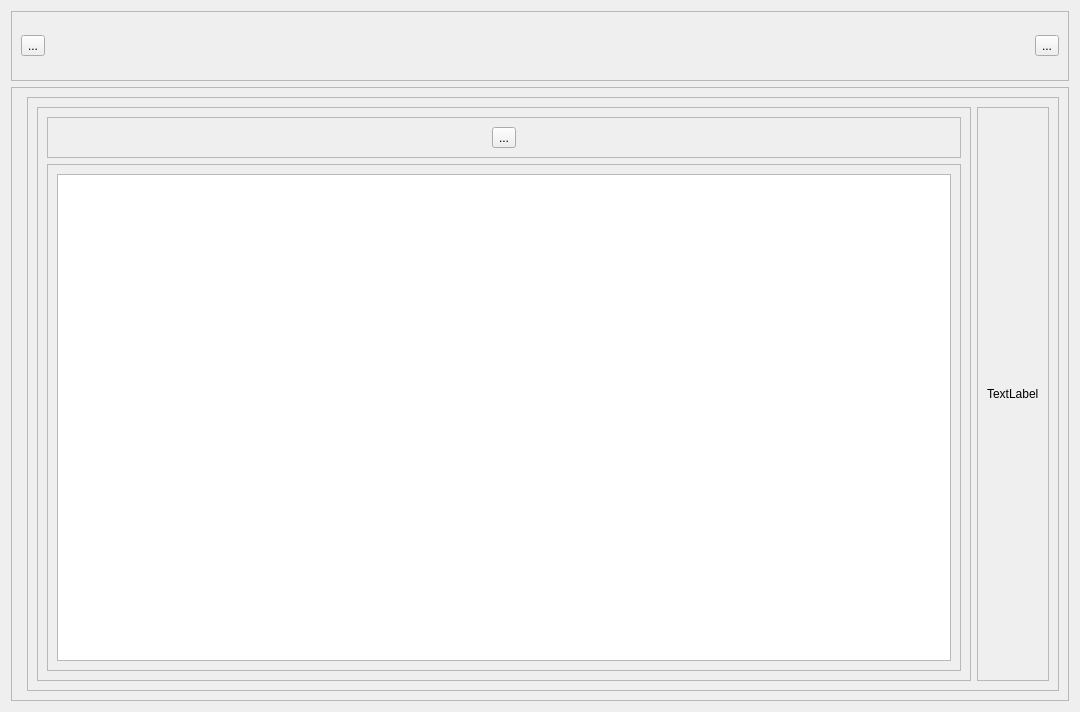
<?xml version="1.0" encoding="UTF-8"?>
<ui version="4.0">
 <class>MainWindow</class>
 <widget class="QWidget" name="MainWindow">
  <property name="geometry">
   <rect>
    <x>0</x>
    <y>0</y>
    <width>1080</width>
    <height>712</height>
   </rect>
  </property>
  <property name="windowTitle">
   <string>MainWindow</string>
  </property>
  <layout class="QVBoxLayout" name="verticalLayout">
   <item>
    <widget class="QFrame" name="frame">
     <property name="sizePolicy">
      <sizepolicy hsizetype="Preferred" vsizetype="Fixed">
       <horstretch>0</horstretch>
       <verstretch>0</verstretch>
      </sizepolicy>
     </property>
     <property name="minimumSize">
      <size>
       <width>0</width>
       <height>70</height>
      </size>
     </property>
     <property name="frameShape">
      <enum>QFrame::StyledPanel</enum>
     </property>
     <property name="frameShadow">
      <enum>QFrame::Raised</enum>
     </property>
     <layout class="QHBoxLayout" name="horizontalLayout">
      <item>
       <widget class="QToolButton" name="toolButton_2">
        <property name="text">
         <string>...</string>
        </property>
       </widget>
      </item>
      <item>
       <spacer name="horizontalSpacer">
        <property name="orientation">
         <enum>Qt::Horizontal</enum>
        </property>
        <property name="sizeHint" stdset="0">
         <size>
          <width>40</width>
          <height>20</height>
         </size>
        </property>
       </spacer>
      </item>
      <item>
       <widget class="QToolButton" name="toolButton">
        <property name="text">
         <string>...</string>
        </property>
       </widget>
      </item>
     </layout>
    </widget>
   </item>
   <item>
    <widget class="QFrame" name="frame_2">
     <property name="frameShape">
      <enum>QFrame::StyledPanel</enum>
     </property>
     <property name="frameShadow">
      <enum>QFrame::Raised</enum>
     </property>
     <layout class="QHBoxLayout" name="horizontalLayout_2">
      <item>
       <widget class="PasswordSafeSelectionWidget" name="widget" native="true"/>
      </item>
      <item>
       <widget class="QFrame" name="frame_4">
        <property name="frameShape">
         <enum>QFrame::StyledPanel</enum>
        </property>
        <property name="frameShadow">
         <enum>QFrame::Raised</enum>
        </property>
        <layout class="QHBoxLayout" name="horizontalLayout_4">
         <item>
          <widget class="QFrame" name="frame_7">
           <property name="frameShape">
            <enum>QFrame::StyledPanel</enum>
           </property>
           <property name="frameShadow">
            <enum>QFrame::Raised</enum>
           </property>
           <layout class="QVBoxLayout" name="verticalLayout_4">
            <item>
             <widget class="QFrame" name="frame_9">
              <property name="frameShape">
               <enum>QFrame::StyledPanel</enum>
              </property>
              <property name="frameShadow">
               <enum>QFrame::Raised</enum>
              </property>
              <layout class="QHBoxLayout" name="horizontalLayout_5">
               <item>
                <widget class="QToolButton" name="toolButton_5">
                 <property name="text">
                  <string>...</string>
                 </property>
                </widget>
               </item>
              </layout>
             </widget>
            </item>
            <item>
             <widget class="QFrame" name="frame_10">
              <property name="frameShape">
               <enum>QFrame::StyledPanel</enum>
              </property>
              <property name="frameShadow">
               <enum>QFrame::Raised</enum>
              </property>
              <layout class="QVBoxLayout" name="verticalLayout_6">
               <item>
                <widget class="QListWidget" name="listWidget"/>
               </item>
              </layout>
             </widget>
            </item>
           </layout>
          </widget>
         </item>
         <item>
          <widget class="QFrame" name="frame_8">
           <property name="frameShape">
            <enum>QFrame::StyledPanel</enum>
           </property>
           <property name="frameShadow">
            <enum>QFrame::Raised</enum>
           </property>
           <layout class="QVBoxLayout" name="verticalLayout_5">
            <item>
             <widget class="QLabel" name="label">
              <property name="text">
               <string>TextLabel</string>
              </property>
             </widget>
            </item>
           </layout>
          </widget>
         </item>
        </layout>
       </widget>
      </item>
     </layout>
    </widget>
   </item>
  </layout>
 </widget>
 <customwidgets>
  <customwidget>
   <class>PasswordSafeSelectionWidget</class>
   <extends>QWidget</extends>
   <header>PasswordSafeSelectionWidget.h</header>
   <container>1</container>
  </customwidget>
 </customwidgets>
 <resources/>
 <connections/>
</ui>
